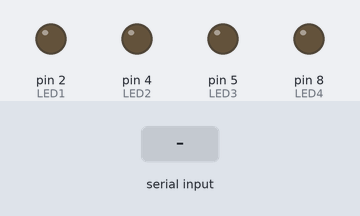
Recording of a sketch running on a simulated Arduino Uno, built with avr-gcc and run on an emulated ATmega328P. Parts: output pins drawn as LEDs (lit = HIGH). The inputs (shaded band) are chosen by the test bench.

Above: at 1.2 s.
1.3 s: byte 1 (1) received over Serial
At 2.3 s:
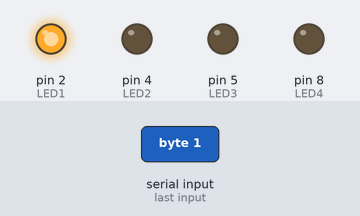
2.8 s: byte 2 (2) received over Serial
At 3.6 s:
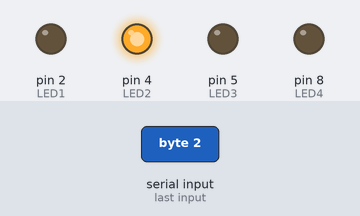
4.3 s: byte 3 (3) received over Serial
At 5.5 s:
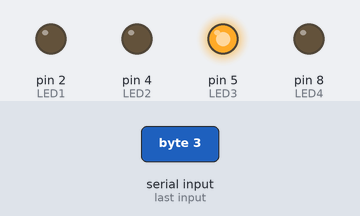
5.8 s: byte 4 (4) received over Serial
At 7.0 s:
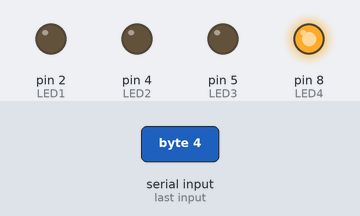
7.3 s: byte 5 (5) received over Serial
At 8.0 s:
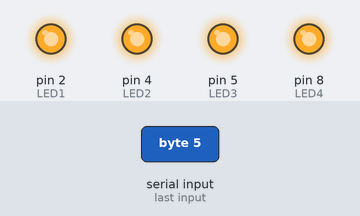
Timing chart, 0 to 9.8 s (numbered marks = the images above; inputs shaded):
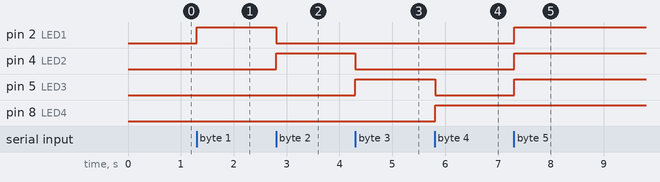

The sketch:

ProcessingToArduinoEllipseLED.ino
```cpp
//Hook up LEDs to pins 2, 4, 5 and 8


byte val; // stores data received from serial port
const int LED1 = 2; // variable for which pin
const int LED2 = 4; // variable for which pin
const int LED3 = 5; // variable for which pin
const int LED4 = 8; // variable for which pin


void setup() {
  pinMode(LED1, OUTPUT); // set pin as output
  pinMode(LED2, OUTPUT); // set pin as output
  pinMode(LED3, OUTPUT); // set pin as output
  pinMode(LED4, OUTPUT); // set pin as output
  Serial.begin(9600); // Start serial communication at 9600 bps
}

void loop() {
  if (Serial.available()) { // If data is available to read
    val = Serial.read(); // read it and store it in val
  }
  if (val == 0) { // If 0 received
    digitalWrite(LED1, LOW); // turn LEDs off
    digitalWrite(LED2, LOW);
    digitalWrite(LED3, LOW);
    digitalWrite(LED4, LOW);
  }
  else if (val == 1) { // If 1 received
    digitalWrite(LED1, HIGH); // turn the LED at pin 1 on
    digitalWrite(LED2, LOW); // other LED off
    digitalWrite(LED3, LOW);
    digitalWrite(LED4, LOW);
  }
  else if (val == 2) { // If 2 is received
    digitalWrite(LED1, LOW);
    digitalWrite(LED2, HIGH);
    digitalWrite(LED3, LOW);
    digitalWrite(LED4, LOW);
  }
  else if (val == 3) { // If 3 is receievd
    digitalWrite(LED1, LOW);
    digitalWrite(LED2, LOW);
    digitalWrite(LED3, HIGH);
    digitalWrite(LED4, LOW);
  }
  else if (val == 4) { // If 4 is received
    digitalWrite(LED1, LOW);
    digitalWrite(LED2, LOW);
    digitalWrite(LED3, LOW);
    digitalWrite(LED4, HIGH);
  }
  else if (val == 5) { // If 5 is received
    digitalWrite(LED1, HIGH);
    digitalWrite(LED2, HIGH);
    digitalWrite(LED3, HIGH);
    digitalWrite(LED4, HIGH);
  }


  delay(10); // Wait 10 milliseconds
}
```

Measured:
- after the input at 1.3 s, pin 2 (LED1): LOW → HIGH at once
- after the input at 2.8 s, pin 2 (LED1): HIGH → LOW at once; pin 4 (LED2): LOW → HIGH at once
- after the input at 4.3 s, pin 4 (LED2): HIGH → LOW at once; pin 5 (LED3): LOW → HIGH at once
- after the input at 5.8 s, pin 5 (LED3): HIGH → LOW at once; pin 8 (LED4): LOW → HIGH at once
- after the input at 7.3 s, pin 2 (LED1), pin 4 (LED2), pin 5 (LED3): LOW → HIGH at once
